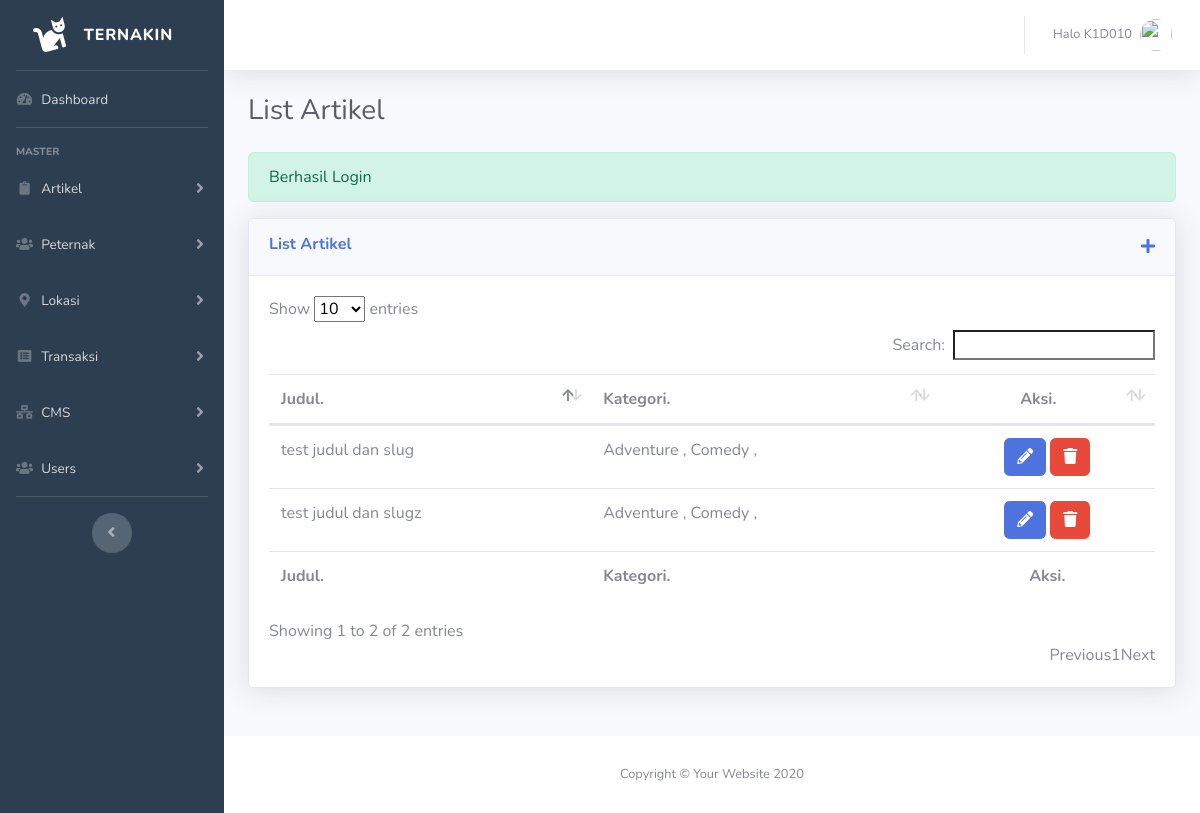
Screenshot of /cms-dashboard/pages/artikel/index.php (signed in) with the database file from the repository.
### tables this page shows
CREATE TABLE `tb_artikel` (
  `id_artikel` int(11) NOT NULL,
  `judul` varchar(50) NOT NULL,
  `isi` text NOT NULL,
  `foto` text NOT NULL,
  `slug` text NOT NULL,
  `id_users` int(3) NOT NULL,
  `id_kategori` varchar(10) NOT NULL,
  `created_at` timestamp NOT NULL DEFAULT current_timestamp() ON UPDATE current_timestamp()
);

CREATE TABLE `tb_kategori` (
  `id_kategori` int(2) NOT NULL,
  `kategori` varchar(20) NOT NULL
);

### cms-dashboard/pages/artikel/index.php (the view, shortened to what this page needs)
  <?php
    $title="List Artikel";
    require_once"../../../config/database.php";
    require_once"../../templates/head-dashboard.php";
   ?>
   <link rel="stylesheet" type="text/css" href="<?=$_ENV['base_url']?>cms-dashboard/assets/vendor/datatables/dataTables.bootstrap4.min.css">
  <?php
    $sql = mysqli_query($con,"SELECT * FROM tb_artikel");
  ?>
</head>
<body id="page-top">
  <div id="wrapper">
      <?php require_once"../../partials/sidebar.php"; ?>
    <div id="content-wrapper" class="d-flex flex-column">
      <div id="content">
          <?php require_once"../../partials/topbar.php"; ?>
        <div class="container-fluid" style="transition: 0.4s;">
          <div class="d-sm-flex align-items-center justify-content-between mb-4">
            <h1 class="h3 mb-0 text-gray-800"><?=$title?></h1>
          </div>
          <?php
            if (isset($_SESSION['alert'])) {
              if (isset($_SESSION['alert']['berhasil'])) {
                ?>
                <div class="alert alert-success" role="alert">
                  <?=$_SESSION['alert']['berhasil']?>
                </div>
                <?php
              }else{
                ?>
                <div class="alert alert-danger" role="alert">
                  <?=$_SESSION['alert']['gagal']?>
                </div>
                <?php
              }
            }
          ?>
          <div class="row">
            <div class="col-lg-12 mb-4">
              <div class="card shadow mb-4">
                <div class="card-header py-3 d-sm-flex justify-content-between">
                  <h6 class="m-0 font-weight-bold text-primary"><?=$title?></h6>
                  <a href="tambah-artikel"><i class="fas fa-plus"></i></a>
                </div>
                <div class="card-body">
                  <div class="table-responsive">
                    <table class="table" id="tableArtikel">
                      <thead>
                        <tr>
                          <th>Judul.</th>
                          <th>Kategori.</th>
                          <th class="text-center">Aksi.</th>
                        </tr>
                      </thead>
                      <tfoot>
                        <tr>
                          <th>Judul.</th>
                          <th>Kategori.</th>
                          <th class="text-center">Aksi.</th>
                        </tr>
                      </tfoot>
                      <tbody>
                        <?php
                            while ($data = mysqli_fetch_array($sql)) {
                              ?>
                                <tr>
                                  <td><?=$data['judul']?></td>
                                  <td>
                                    <?php
                                      $sqlKat = mysqli_query($con,"SELECT * FROM tb_kategori WHERE id_kategori IN (".$data['id_kategori'].")");
                                      while ($kat = mysqli_fetch_array($sqlKat)){
                                        echo $kat['kategori'].' , ';
                                      }
                                    ?>
                                  </td>
                                  <td>
                                    <div class="d-flex justify-content-center">
                                      <a href="<?=$_ENV['base_url']?>cms-dashboard/artikel/edit/<?=$data['id_artikel']?>" class="btn btn-primary mr-1"><i class="fas fa-pencil-alt"></i></a>
                                      <form method="POST" action="<?=$_ENV['base_url']?>cms-dashboard/pages/artikel/aksi">
                                        <button type="submit" name="aksi" class="btn btn-danger" value="hapus-artikel" onclick="return confirm('Artikel akan dihapus??')"><i class="fas fa-trash"></i></button>
                                      </form>
                                    </div>
                                  </td>
                                </tr>
                              <?php
                            }
                         ?>
                      </tbody>
                    </table>
                  </div>
                </div>
              </div>
            </div>
          </div>
        </div>
      </div>
      <footer class="sticky-footer bg-white">
        <div class="container my-auto">
          <div class="copyright text-center my-auto">
            <span>Copyright &copy; Your Website 2020</span>
          </div>
        </div>
      </footer>
    </div>
  </div>
  <?php require_once"../../templates/footer-dashboard.php" ?>
</html>

### rows the page displays
tb_artikel: judul "test judul dan slug"
tb_kategori: kategori "Adventure"
tb_kategori: kategori "Comedy"
tb_artikel: judul "test judul dan slugz"

### other values shown
$_SESSION['user']['username'] "K1D010"
$title "List Artikel"
$_SESSION['alert']['berhasil'] "Berhasil Login"
